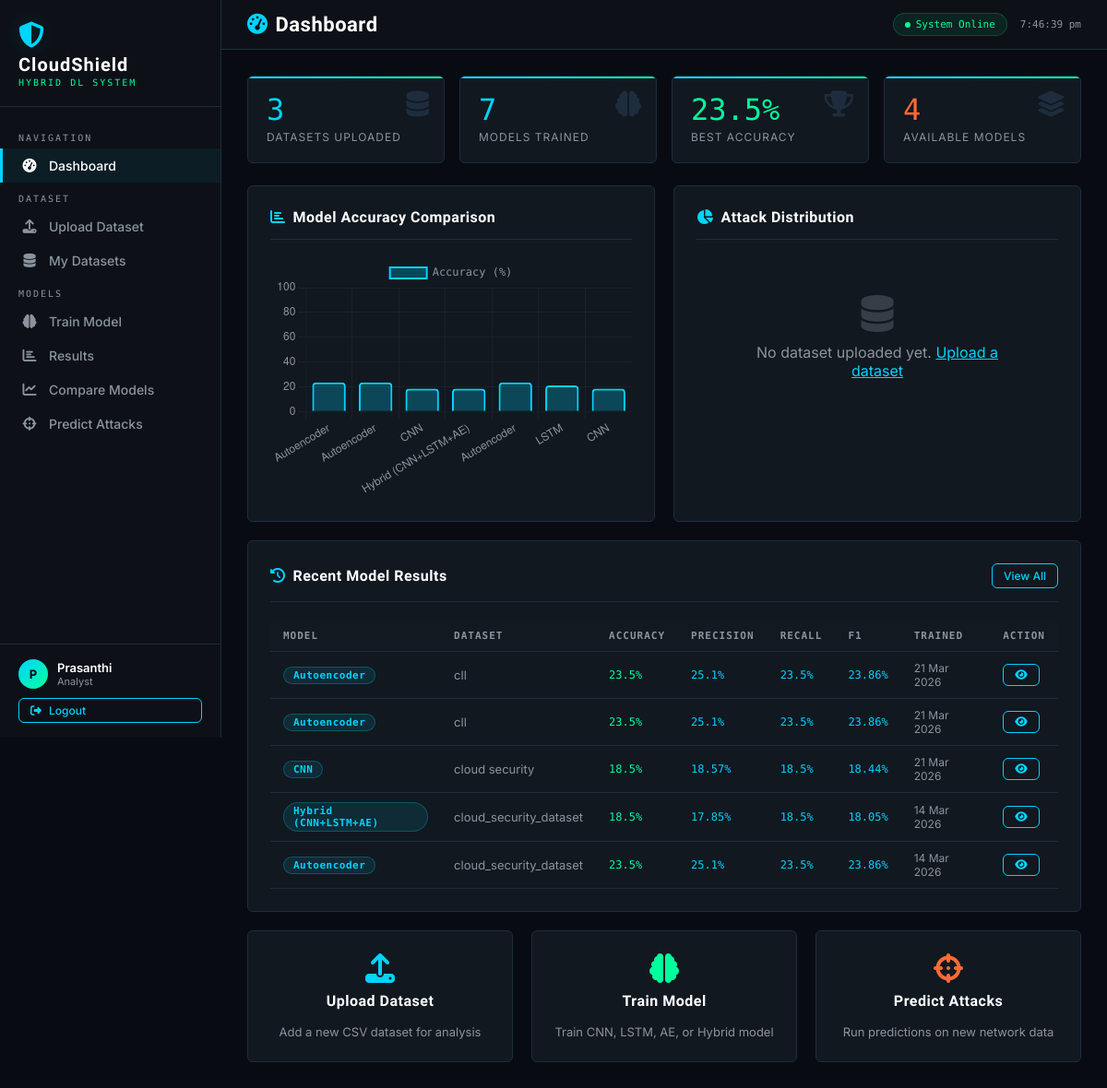
The app's page /dashboard/ (signed in) with its own data.
### ml_models/models.py (models this page shows, shortened)
class ModelResult(models.Model):
    MODEL_CHOICES = [
        ('cnn', 'CNN'),
        ('lstm', 'LSTM'),
        ('autoencoder', 'Autoencoder'),
        ('hybrid', 'Hybrid (CNN+LSTM+AE)'),
    ]
    user = models.ForeignKey(User, on_delete=models.CASCADE)
    dataset = models.ForeignKey(Dataset, on_delete=models.CASCADE)
    model_name = models.CharField(max_length=50, choices=MODEL_CHOICES)
    accuracy = models.FloatField(default=0)
    precision = models.FloatField(default=0)
    recall = models.FloatField(default=0)
    f1_score = models.FloatField(default=0)
    confusion_matrix_img = models.CharField(max_length=500, blank=True)
    training_history = models.TextField(blank=True)  # JSON
    label_classes = models.TextField(blank=True)  # JSON
    created_at = models.DateTimeField(auto_now_add=True)
    class Meta:
        ordering = ['-created_at']

### dataset/models.py (models this page shows, shortened)
class Dataset(models.Model):
    name = models.CharField(max_length=200)
    file = models.FileField(upload_to='datasets/')
    uploaded_by = models.ForeignKey(User, on_delete=models.CASCADE)
    uploaded_at = models.DateTimeField(auto_now_add=True)
    rows = models.IntegerField(default=0)
    columns = models.IntegerField(default=0)
    description = models.TextField(blank=True)
    class Meta:
        ordering = ['-uploaded_at']

### dashboard/views.py (the view)
# urls.py: path('dashboard/', views.dashboard_view, name='dashboard'),
@login_required
def dashboard_view(request):
    if request.user.is_superuser:
        datasets = Dataset.objects.all()
        results = ModelResult.objects.all()
    else:
        datasets = Dataset.objects.filter(uploaded_by=request.user)
        results = ModelResult.objects.filter(user=request.user)
    latest_results = results[:5]
    model_names = [r.get_model_name_display() for r in results]
    accuracies = [r.accuracy for r in results]
    label_dist = {}
    if datasets.exists():
        import pandas as pd
        try:
            df = pd.read_csv(datasets.first().file.path)
            if 'label' in df.columns:
                label_dist = df['label'].value_counts().to_dict()
        except Exception:
            pass
    context = {
        'total_datasets': datasets.count(),
        'total_models': results.count(),
        'best_accuracy': max([r.accuracy for r in results], default=0),
        'latest_results': latest_results,
        'chart_labels': json.dumps(model_names),
        'chart_acc': json.dumps(accuracies),
        'label_dist_keys': json.dumps(list(label_dist.keys())),
        'label_dist_vals': json.dumps(list(label_dist.values())),
    }
    return render(request, 'dashboard/dashboard.html', context)

### templates/dashboard/dashboard.html (shortened to what this page needs)
{% extends 'base.html' %}
{% block page_title %}<i class="fas fa-tachometer-alt" style="color:var(--accent);margin-right:8px"></i>Dashboard{% endblock %}
{% block content %}
<div class="stats-grid">
  <div class="stat-card">
    <div class="stat-value">{{ total_datasets }}</div>
    <div class="stat-label">Datasets Uploaded</div>
    <i class="fas fa-database stat-icon"></i>
  </div>
  <div class="stat-card">
    <div class="stat-value">{{ total_models }}</div>
    <div class="stat-label">Models Trained</div>
    <i class="fas fa-brain stat-icon"></i>
  </div>
  <div class="stat-card">
    <div class="stat-value" style="color:var(--accent2)">{{ best_accuracy }}%</div>
    <div class="stat-label">Best Accuracy</div>
    <i class="fas fa-trophy stat-icon"></i>
  </div>
  <div class="stat-card">
    <div class="stat-value" style="color:var(--accent3)">4</div>
    <div class="stat-label">Available Models</div>
    <i class="fas fa-layer-group stat-icon"></i>
  </div>
</div>
<div class="grid-2">
  <div class="card">
    <div class="card-header">
      <div class="card-title"><i class="fas fa-chart-bar"></i>Model Accuracy Comparison</div>
    </div>
    {% if total_models > 0 %}
    <canvas id="accChart" height="200"></canvas>
    {% else %}
    <div style="text-align:center;padding:40px;color:var(--text2);">
      <i class="fas fa-brain" style="font-size:40px;margin-bottom:12px;display:block;opacity:0.3"></i>
      No models trained yet. <a href="{% url 'train_model' %}" style="color:var(--accent)">Train your first model</a>
    </div>
    {% endif %}
  </div>
  <div class="card">
    <div class="card-header">
      <div class="card-title"><i class="fas fa-chart-pie"></i>Attack Distribution</div>
    </div>
    {% if label_dist_keys != "[]" %}
    <canvas id="pieChart" height="200"></canvas>
    {% else %}
    <div style="text-align:center;padding:40px;color:var(--text2);">
      <i class="fas fa-database" style="font-size:40px;margin-bottom:12px;display:block;opacity:0.3"></i>
      No dataset uploaded yet. <a href="{% url 'upload_dataset' %}" style="color:var(--accent)">Upload a dataset</a>
    </div>
    {% endif %}
  </div>
</div>
<div class="card">
  <div class="card-header">
    <div class="card-title"><i class="fas fa-history"></i>Recent Model Results</div>
    <a href="{% url 'all_results' %}" class="btn btn-outline btn-sm">View All</a>
  </div>
  {% if latest_results %}
  <div class="table-wrap">
    <table>
      <thead>
        <tr>
          <th>Model</th><th>Dataset</th><th>Accuracy</th>
          <th>Precision</th><th>Recall</th><th>F1</th><th>Trained</th><th>Action</th>
        </tr>
      </thead>
      <tbody>
        {% for r in latest_results %}
        <tr>
          <td><span class="badge badge-info">{{ r.get_model_name_display }}</span></td>
          <td class="text-muted">{{ r.dataset.name }}</td>
          <td class="mono" style="color:var(--accent2)">{{ r.accuracy }}%</td>
          <td class="mono">{{ r.precision }}%</td>
          <td class="mono">{{ r.recall }}%</td>
          <td class="mono">{{ r.f1_score }}%</td>
          <td class="text-muted" style="font-size:12px">{{ r.created_at|date:"d M Y" }}</td>
          <td><a href="{% url 'model_result' r.pk %}" class="btn btn-outline btn-sm"><i class="fas fa-eye"></i></a></td>
        </tr>
        {% endfor %}
      </tbody>
    </table>
  </div>
  {% else %}
  <p class="text-muted" style="text-align:center;padding:30px;">No models trained yet.</p>
  {% endif %}
</div>
<div class="grid-3">
  <a href="{% url 'upload_dataset' %}" class="card" style="text-decoration:none;text-align:center;cursor:pointer;transition:border-color 0.2s" onmouseover="this.style.borderColor='var(--accent)'" onmouseout="this.style.borderColor='var(--border)'">
    <i class="fas fa-upload" style="font-size:32px;color:var(--accent);margin-bottom:10px;display:block"></i>
    <div class="card-title">Upload Dataset</div>
    <p class="text-muted mt-4">Add a new CSV dataset for analysis</p>
  </a>
  <a href="{% url 'train_model' %}" class="card" style="text-decoration:none;text-align:center;cursor:pointer;transition:border-color 0.2s" onmouseover="this.style.borderColor='var(--accent2)'" onmouseout="this.style.borderColor='var(--border)'">
    <i class="fas fa-brain" style="font-size:32px;color:var(--accent2);margin-bottom:10px;display:block"></i>
    <div class="card-title">Train Model</div>
    <p class="text-muted mt-4">Train CNN, LSTM, AE, or Hybrid model</p>
  </a>
  <a href="{% url 'predict' %}" class="card" style="text-decoration:none;text-align:center;cursor:pointer;transition:border-color 0.2s" onmouseover="this.style.borderColor='var(--accent3)'" onmouseout="this.style.borderColor='var(--border)'">
    <i class="fas fa-crosshairs" style="font-size:32px;color:var(--accent3);margin-bottom:10px;display:block"></i>
    <div class="card-title">Predict Attacks</div>
    <p class="text-muted mt-4">Run predictions on new network data</p>
  </a>
</div>
{% endblock %}
{% block extra_js %}
<script>
const CHART_DEFAULTS = {
  color: '#8b949e',
  plugins: { legend: { labels: { color: '#8b949e', font: { family: 'Share Tech Mono' } } } },
  scales: {
    x: { ticks: { color: '#8b949e' }, grid: { color: 'rgba(255,255,255,0.04)' } },
    y: { ticks: { color: '#8b949e' }, grid: { color: 'rgba(255,255,255,0.04)' }, min: 0, max: 100 }
  }
};
{% if total_models > 0 %}
new Chart(document.getElementById('accChart'), {
  type: 'bar',
  data: {
    labels: {{ chart_labels|safe }},
    datasets: [{
      label: 'Accuracy (%)',
      data: {{ chart_acc|safe }},
      backgroundColor: 'rgba(0,212,255,0.25)',
      borderColor: '#00d4ff',
      borderWidth: 2,
      borderRadius: 4,
    }]
  },
  options: { ...CHART_DEFAULTS, responsive: true }
});
{% endif %}
</script>
{% endblock %}

### templates/base.html (shortened to what this page needs)
<!DOCTYPE html>
<html lang="en">
<head>
<link href="https://cdnjs.cloudflare.com/ajax/libs/font-awesome/6.5.0/css/all.min.css" rel="stylesheet">
</head>
<body>
{% if user.is_authenticated %}
<aside class="sidebar">
  <div class="sidebar-logo">
    <i class="fas fa-shield-halved logo-icon"></i>
    <div class="logo-text">CloudShield</div>
    <div class="logo-sub">HYBRID DL SYSTEM</div>
  </div>
  <nav class="sidebar-nav">
    <div class="nav-section-label">Navigation</div>
    <a href="{% url 'dashboard' %}" class="nav-link {% if request.resolver_match.url_name == 'dashboard' %}active{% endif %}">
      <i class="fas fa-tachometer-alt"></i> Dashboard
    </a>
    <div class="nav-section-label">Dataset</div>
    <a href="{% url 'upload_dataset' %}" class="nav-link {% if request.resolver_match.url_name == 'upload_dataset' %}active{% endif %}">
      <i class="fas fa-upload"></i> Upload Dataset
    </a>
    <a href="{% url 'list_datasets' %}" class="nav-link {% if request.resolver_match.url_name == 'list_datasets' %}active{% endif %}">
      <i class="fas fa-database"></i> My Datasets
    </a>
    <div class="nav-section-label">Models</div>
    <a href="{% url 'train_model' %}" class="nav-link {% if request.resolver_match.url_name == 'train_model' %}active{% endif %}">
      <i class="fas fa-brain"></i> Train Model
    </a>
    <a href="{% url 'all_results' %}" class="nav-link {% if request.resolver_match.url_name == 'all_results' %}active{% endif %}">
      <i class="fas fa-chart-bar"></i> Results
    </a>
    <a href="{% url 'compare_models' %}" class="nav-link {% if request.resolver_match.url_name == 'compare_models' %}active{% endif %}">
      <i class="fas fa-chart-line"></i> Compare Models
    </a>
    <a href="{% url 'predict' %}" class="nav-link {% if request.resolver_match.url_name == 'predict' %}active{% endif %}">
      <i class="fas fa-crosshairs"></i> Predict Attacks
    </a>
  </nav>
  <div class="sidebar-footer">
    <div class="user-info">
      <div class="avatar">{{ user.username.0|upper }}</div>
      <div>
        <div style="font-weight:600;color:#fff;font-size:13px;">{{ user.username }}</div>
        <div style="font-size:11px;color:var(--text2);">Analyst</div>
      </div>
    </div>
    <a href="{% url 'logout' %}" class="btn btn-outline btn-sm w-100">
      <i class="fas fa-sign-out-alt"></i> Logout
    </a>
  </div>
</aside>
{% endif %}
<div class="main-content" {% if not user.is_authenticated %}style="margin-left:0"{% endif %}>
  {% if user.is_authenticated %}
  <div class="topbar">
    <div class="topbar-title">{% block page_title %}Overview{% endblock %}</div>
    <div class="topbar-right">
      <div class="status-badge">
        <span class="status-dot"></span> System Online
      </div>
      <span style="font-family:var(--font-mono);font-size:11px;color:var(--text2);" id="clock"></span>
    </div>
  </div>
  {% endif %}
  <div class="page-body">
    {% block content %}{% endblock %}
  </div>
</div>
{% block extra_js %}{% endblock %}
</body>
</html>

### records on screen
ModelResult: accuracy "23.5", model_name "Autoencoder", dataset.name "cll", precision "25.1", recall "23.5", f1_score "23.86", created_at "21 Mar 2026"
ModelResult: model_name "Autoencoder", dataset.name "cll", accuracy "23.5", precision "25.1", recall "23.5", f1_score "23.86", created_at "21 Mar 2026"
ModelResult: model_name "CNN", dataset.name "cloud security", accuracy "18.5", precision "18.57", recall "18.5", f1_score "18.44", created_at "21 Mar 2026"
ModelResult: model_name "Hybrid (CNN+LSTM+AE)", dataset.name "cloud_security_dataset", accuracy "18.5", precision "17.85", recall "18.5", f1_score "18.05", created_at "14 Mar 2026"
ModelResult: model_name "Autoencoder", dataset.name "cloud_security_dataset", accuracy "23.5", precision "25.1", recall "23.5", f1_score "23.86", created_at "14 Mar 2026"

### other values on screen
{{ user.username.0|upper }} "P"
{{ user.username }} "Prasanthi"
{{ total_datasets }} "3"
{{ total_models }} "7"
chart data {{ chart_acc|safe }} [23.5, 23.5, 18.5, 18.5, 23.5, 21.0, 18.5]
